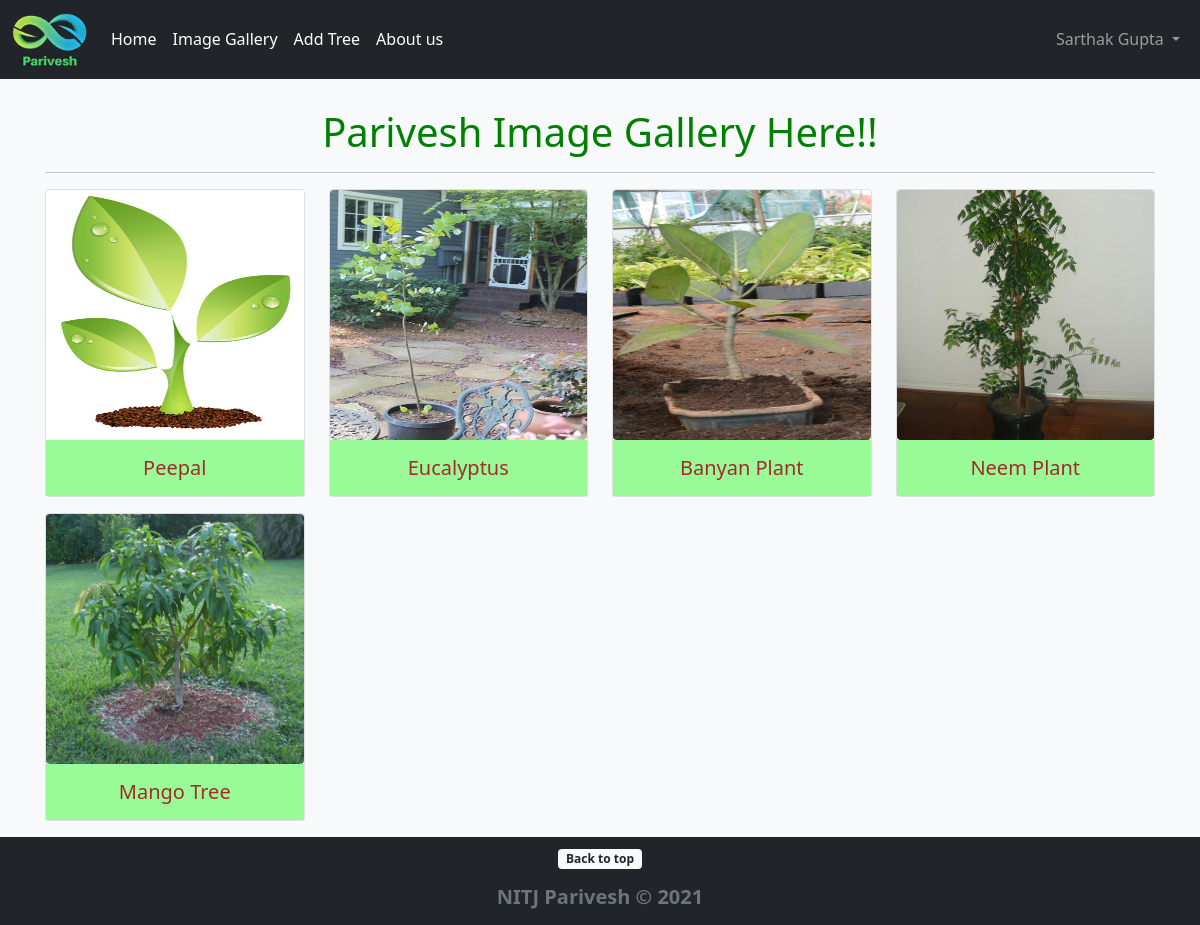
The app's page /image-gallery (signed in) with its own data.
### PariveshApp/models.py (models this page shows, shortened)
class Plantation(models.Model):
    plant_name = models.CharField(max_length=255)
    plant_loc = models.URLField()
    plant_pic = models.ImageField(default='default_plant_pic.jpg', upload_to='plant_pics')
    date_time = models.DateTimeField(default=timezone.now)
    planter  = models.ForeignKey(User, on_delete=CASCADE)
    remarks = models.TextField()

### PariveshApp/views.py (the view)
# urls.py: path('image-gallery', ImageGalleryView.as_view(), name="gallery"),
class ImageGalleryView(ListView):
    model = Plantation
    template_name = 'image_gallery.html'
    ordering = ['-date_time']

### PariveshApp/templates/image_gallery.html (shortened to what this page needs)
{% extends 'base.html' %}
{% block content %}
    <div class="container">
        <h1 class="mt-5 text-center" style="color: green">Parivesh Image Gallery Here!!</h1>
        <hr/>
              <div class="row" >
                {% for plant in object_list %}
                <div class="col-md-3">
                  <div class="card mb-3 box-shadow">
                    <img src="{{ plant.plant_pic.url }}" width=250 height=250 class="rounded card-img-top" alt="...">
                    <div class="card-body text-center" style="background-color: palegreen;">
                      <h5 class="card-text" style="color: brown;">{{ plant.plant_name }}</h5>
                    </div>
                  </div>
                </div>
                {% endfor %}
              </div>
    </div>
{% endblock %}

### PariveshApp/templates/base.html (shortened to what this page needs)
<!doctype html>
<html lang="en" class="h-100">
{% load static %}
  <head>
<link rel="stylesheet" href="{% static 'css/bootstrap.min.css' %}">
    <link href="{% static 'css/sticky-footer-navbar.css' %}" rel="stylesheet">
    <link href="{% static 'css/headers.css' %}" rel="stylesheet">
  </head>
  <body class="d-flex flex-column h-100 bg-light">
  <header class="bg-dark text-white">
    <nav class="navbar navbar-expand-md navbar-dark fixed-top bg-dark">
      <div class="d-flex flex-wrap align-items-center justify-content-center justify-content-lg-start container-fluid">
          <a class="navbar-brand" href="/" style="font-weight: bold; color:greenyellow">
            <img src="{% static 'parivesh_icon.png' %}" alt="Parivesh Icon" width="75" class="d-inline-block align-text-center">
          </a>
          {% if user.is_authenticated %}
          <div class="collapse navbar-collapse" id="navbarSupportedContent">
            <ul class="nav col-12 col-lg-auto me-lg-auto mb-2 justify-content-center mb-md-0">
              <li class="nav-item">
                <a class="nav-link px-2 text-white" href="/">Home</a>
              </li>
              <li class="nav-item">
                <a class="nav-link px-2 text-white" href="{% url 'gallery' %}">Image Gallery</a>
              </li>
              <li class="nav-item">
                <a class="nav-link px-2 text-white" href="{% url 'add-plant' %}">Add Tree</a>
              </li>
              <li class="nav-item">
                <a class="nav-link px-2 text-white" href="{% url 'about-us' %}">About us</a>
              </li>
          </ul>
              <div class="text-end">
                <ul class="navbar-nav ml-auto">
                  <li class="nav-item dropdown">
                    <a class="nav-link dropdown-toggle" href="#" id="navbarDropdown" role="button" data-bs-toggle="dropdown" aria-expanded="false">
                      {{user.first_name}} {{user.last_name}}
                    </a>
                  </li>
                </ul>
              </div>
            </div>
            {% endif %}
    </nav>
  </header>
<main class="flex-shrink-0">
  {% block content %}
  {% endblock %}
</main>
<footer class="footer mt-auto py-2 bg-dark">
  <div class="container text-center">
    <p><a href="#"><span class="badge bg-light text-dark">Back to top</span></a></p>
    <span class="text-muted">
      <h5><strong>NITJ Parivesh &copy; 2021</strong></h5>
    </span>
  </div>
</footer>
  </body>
</html>

### PariveshApp/static/css/sticky-footer-navbar.css (style rules this page uses)
main > .container { padding: 60px 15px 0; }

### PariveshApp/static/css/headers.css (style rules this page uses)
.dropdown-toggle { outline: 0; }

### records on screen
Plantation: plant_pic (placeholder picture), plant_name "Peepal"
Plantation: plant_pic (picture), plant_name "Eucalyptus"
Plantation: plant_pic (picture), plant_name "Banyan Plant"
Plantation: plant_pic (picture), plant_name "Neem Plant"
Plantation: plant_pic (picture), plant_name "Mango Tree"

### other values on screen
{{ user.first_name }} "Sarthak"
{{ user.last_name }} "Gupta"
